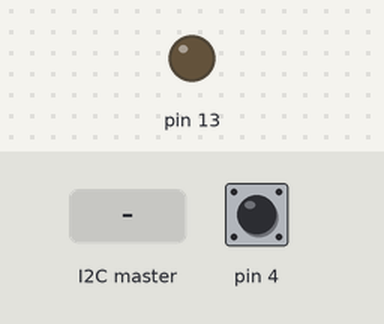
Recording of a sketch running on a simulated Arduino Uno, built with avr-gcc and run on an emulated ATmega328P. Parts: output pins drawn as LEDs (lit = HIGH). The test bench sets the inputs (shaded band); at power-on: pin 4 HIGH.

Above: at 1.2 s.
1.3 s: pin 4 pulled LOW for 0.15 s
At 2.2 s:
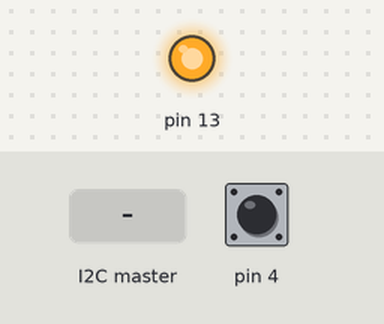
2.9 s: the I2C master sends the byte 1
At 3.4 s:
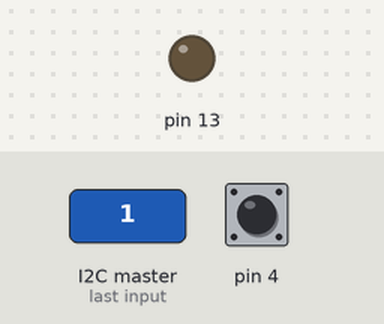
4.4 s: pin 4 pulled LOW for 1 s
At 5.8 s:
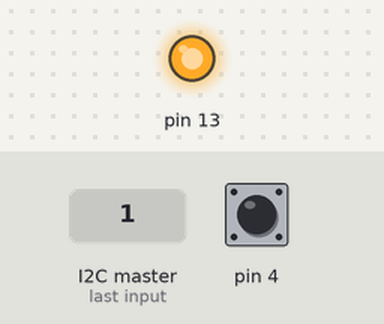
Timing chart, 0 to 7.4 s (numbered marks = the images above; inputs shaded):
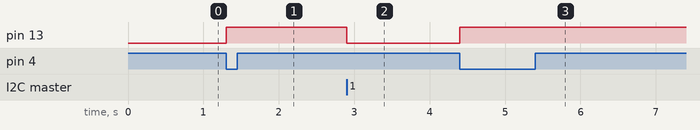

The sketch:

WireTest.ino
```cpp
#include <Wire.h>
/*
 * This code is for the trinkets. Addresses 2 and 3.
 * They have a button connected to pin 4,
 * which pulls to ground when pressed, illuminating pin 13,
 * and setting triggered = true.
 *
 * Responds to requests for information with the triggered value.
 * Responds to incoming / received input to reset the board.
 *
 * See other file for additional hardware info.
 */
int lastRead = 1;
int triggered = 0;

void setup()
{
  Wire.begin(2);                // join i2c bus with address #2
  Wire.onRequest(requestEvent); // register event
  Wire.onReceive(receiveEvent);
  pinMode(4,INPUT_PULLUP);
  pinMode(13,OUTPUT);
}

void loop()
{
  if(lastRead == HIGH && digitalRead(4) == LOW ){
    triggered = 1;
  }

    digitalWrite(13,triggered);

  lastRead = digitalRead(4);
  delay(100);
}

// function that executes whenever data is requested by master
// this function is registered as an event, see setup()
void requestEvent()
{
  Wire.write(triggered); // respond with message of 6 bytes
                       // as expected by master
}
void receiveEvent(int howMuch){
  int d = Wire.read();
  if(d == 1){
    triggered = 0;
  }

}
```

Measured:
- after the input at 1.3 s, pin 13: LOW → HIGH at once
- after the input at 2.9 s, pin 13: HIGH → LOW at once
- after the input at 4.4 s, pin 13: LOW → HIGH at once
